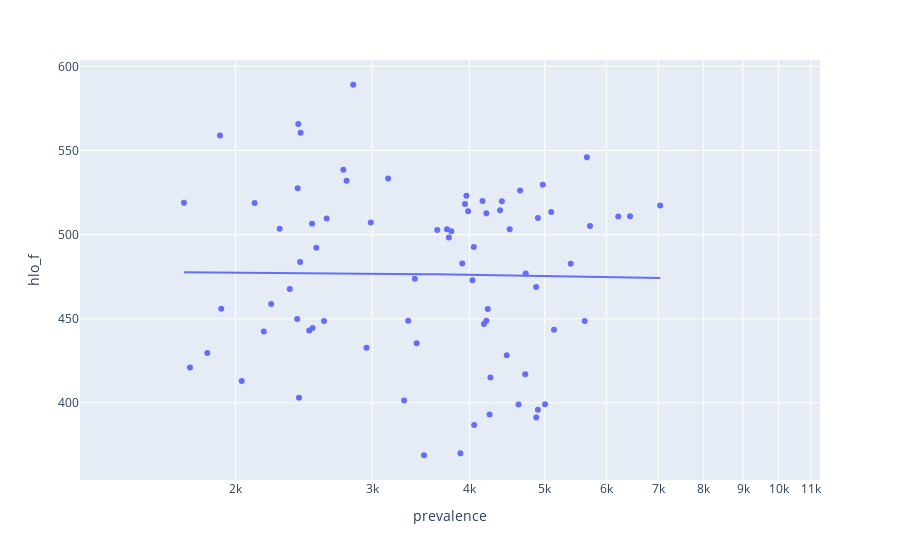

The notebook cell saved with this chart:
### Code cell
# scatterplot (diagnosis x learning score) for young females

result = diag_femaleyouth[(diag_femaleyouth['year'] == 2015) & (diag_femaleyouth['cause'] == 'Depressive disorders')]

fig = px.scatter(result, 
           x="prevalence", 
           y="hlo_f", 
           trendline = 'ols',
           #animation_frame="year",
          # animation_group="location",
          # size="prevalence",
           hover_name="location",
           log_x=True)#,
           #size_max=55,
           #range_x=[0,10000],
           #range_y=[0,50],)


fig.show()

### Figure 1 — Plotly figure (JSON) as saved in the notebook; plotly's stock layout.template omitted (floating-point values rounded to 4 significant figures; data arrays with more than 128 entries replaced by an {"elided": "..."} marker saying what was removed)
{"data": [{"hovertemplate": "<b>%{hovertext}</b><br><br>prevalence=%{x}<br>hlo_f=%{y}<extra></extra>", "hovertext": {"elided": "204 str values"}, "legendgroup": "", "marker": {"color": "#636efa", "symbol": "circle"}, "mode": "markers", "name": "", "orientation": "v", "showlegend": false, "type": "scatter", "x": {"elided": "204 float values"}, "xaxis": "x", "y": {"elided": "204 float values"}, "yaxis": "y"}, {"hovertemplate": "<b>OLS trendline</b><br>hlo_f = -0.00064765 * prevalence + 478.731<br>R<sup>2</sup>=0.000246<br><br>prevalence=%{x}<br>hlo_f=%{y} <b>(trend)</b><extra></extra>", "legendgroup": "", "marker": {"color": "#636efa", "symbol": "circle"}, "mode": "lines", "name": "", "showlegend": false, "type": "scatter", "x": [1716.0, 1747.0, 1839.0, 1910.0, 1917.0, 2037.0, 2117.0, 2175.0, 2223.0, 2280.0, 2349.0, 2401.0, 2404.0, 2409.0, 2414.0, 2422.0, 2426.0, 2488.0, 2509.0, 2513.0, 2541.0, 2600.0, 2620.0, 2753.0, 2779.0, 2834.0, 2949.0, 2987.0, 3144.0, 3296.0, 3336.0, 3402.0, 3421.0, 3496.0, 3636.0, 3743.0, 3764.0, 3791.0, 3895.0, 3915.0, 3948.0, 3964.0, 3985.0, 4036.0, 4053.0, 4057.0, 4158.0, 4176.0, 4205.0, 4206.0, 4223.0, 4246.0, 4257.0, 4380.0, 4404.0, 4468.0, 4507.0, 4627.0, 4648.0, 4719.0, 4726.0, 4875.0, 4876.0, 4900.0, 4900.0, 4971.0, 5005.0, 5097.0, 5139.0, 5400.0, 5629.0, 5665.0, 5718.0, 6217.0, 6439.0, 7040.0], "xaxis": "x", "y": [477.6, 477.6, 477.5, 477.5, 477.5, 477.4, 477.4, 477.3, 477.3, 477.3, 477.2, 477.2, 477.2, 477.2, 477.2, 477.2, 477.2, 477.1, 477.1, 477.1, 477.1, 477.0, 477.0, 476.9, 476.9, 476.9, 476.8, 476.8, 476.7, 476.6, 476.6, 476.5, 476.5, 476.5, 476.4, 476.3, 476.3, 476.3, 476.2, 476.2, 476.2, 476.2, 476.2, 476.1, 476.1, 476.1, 476.0, 476.0, 476.0, 476.0, 476.0, 476.0, 476.0, 475.9, 475.9, 475.8, 475.8, 475.7, 475.7, 475.7, 475.7, 475.6, 475.6, 475.6, 475.6, 475.5, 475.5, 475.4, 475.4, 475.2, 475.1, 475.1, 475.0, 474.7, 474.6, 474.2], "yaxis": "y"}], "layout": {"legend": {"tracegroupgap": 0}, "margin": {"t": 60}, "xaxis": {"anchor": "y", "domain": [0, 1], "title": {"text": "prevalence"}, "type": "log"}, "yaxis": {"anchor": "x", "domain": [0, 1], "title": {"text": "hlo_f"}}}}
